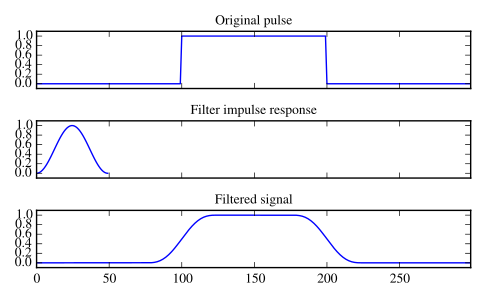

This chart was generated by the following Python code:
# Smooth a square pulse using a Hann window:

from scipy import signal
sig = np.repeat([0., 1., 0.], 100)
win = signal.hann(50)
filtered = signal.convolve(sig, win, mode='same') / sum(win)

import matplotlib.pyplot as plt
fig, (ax_orig, ax_win, ax_filt) = plt.subplots(3, 1, sharex=True)
ax_orig.plot(sig)
ax_orig.set_title('Original pulse')
ax_orig.margins(0, 0.1)
ax_win.plot(win)
ax_win.set_title('Filter impulse response')
ax_win.margins(0, 0.1)
ax_filt.plot(filtered)
ax_filt.set_title('Filtered signal')
ax_filt.margins(0, 0.1)
fig.tight_layout()
fig.show()
